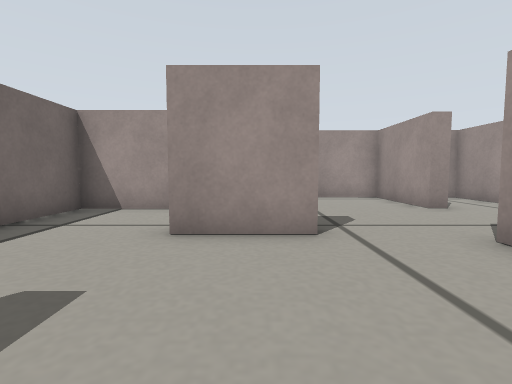
view 1 (above)

14 first-person views from a walk through a world built for the Gazebo simulator. The camera is 0.19 m above the floor, tilts 4° down and sees 85° across. The floor is counted in squares, 0.2 m on a side. Each view is taken from the middle of a square. On the plan, view 1 faces up. The plan holds only what a view shows up to about 11 squares ahead; the rest is blank.

view 2
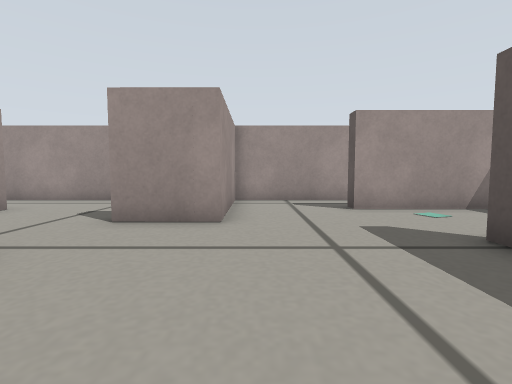

view 3
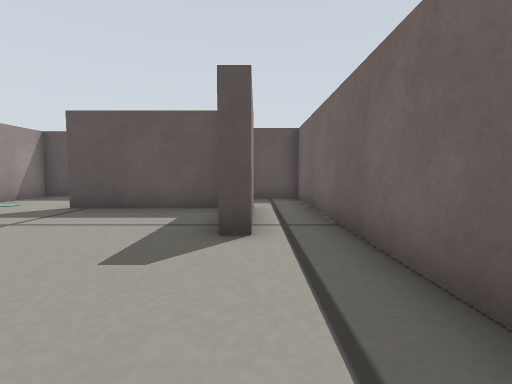

view 4
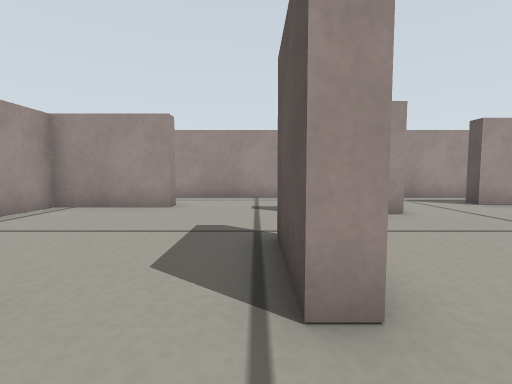

view 5
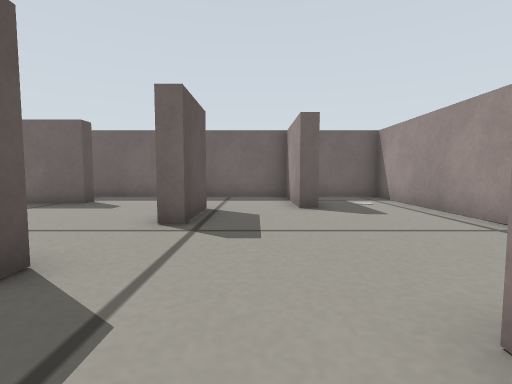

view 6
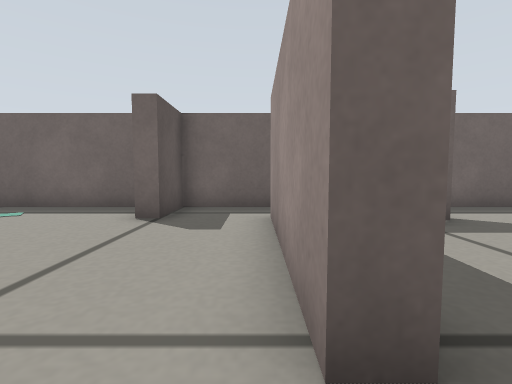

view 7
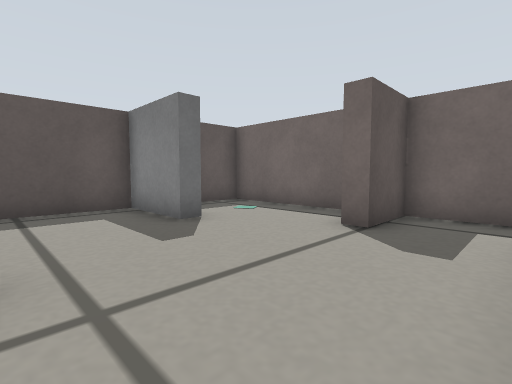

view 8
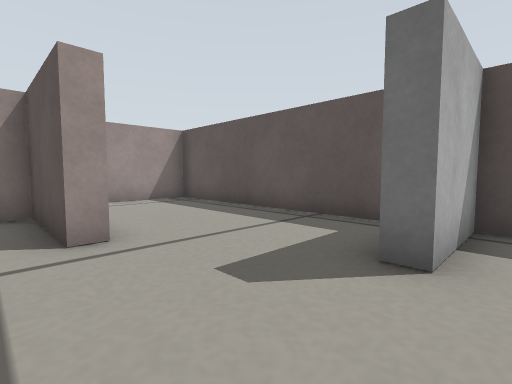

view 9
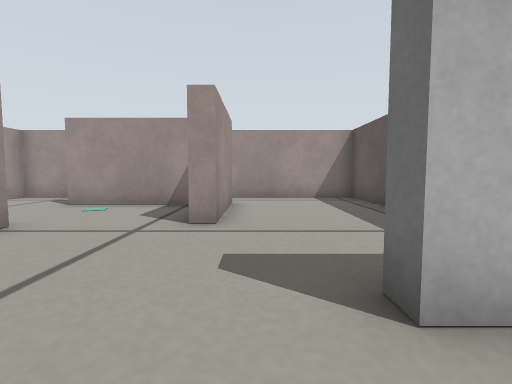

view 10
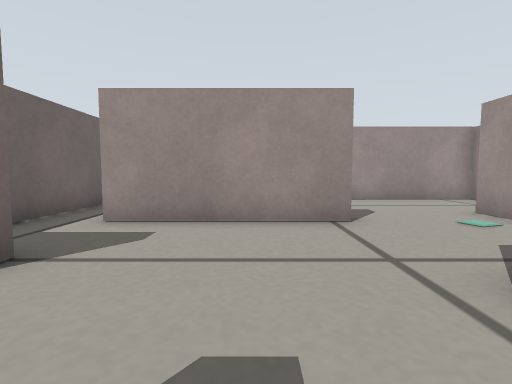

view 11
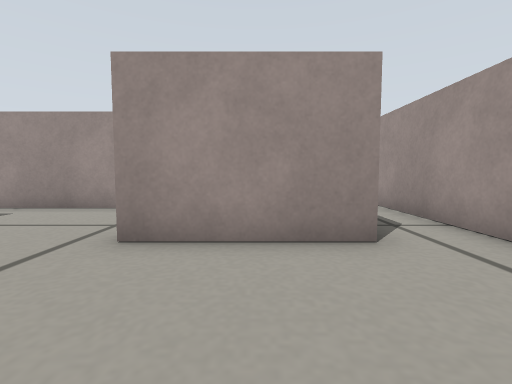

view 12
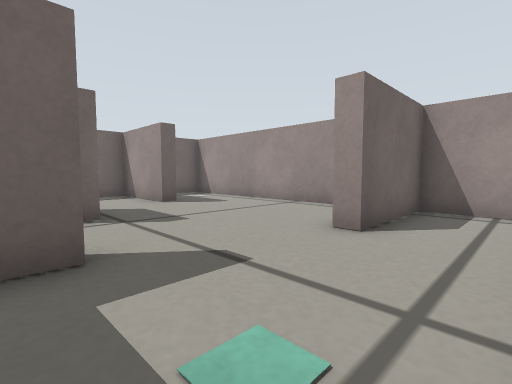

view 13
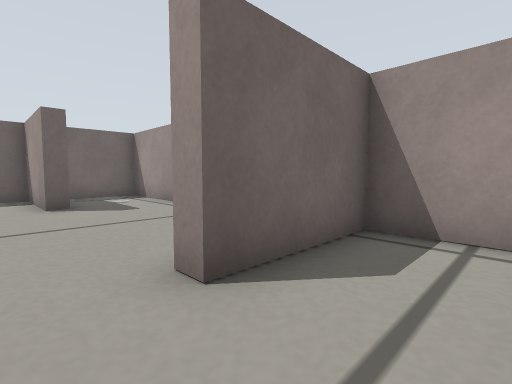

view 14
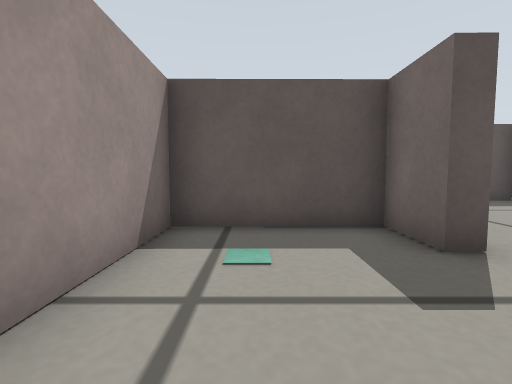

### Floor plan
Ten units are one square. View 1 is at (0, 0); x grows to the right and y downward. Boxes are objects, and circles mark ways between rooms. Rooms are numbered by the first view taken in them; rooms with no view inside come last. Other rooms are left out.
<svg viewBox="-50 -111 130 222">
<path fill="none" stroke="#000" d="M-25 22 18 22 18 27 -30 27M-30 -8 -24 -8 -24 10M9 -42 -13 -42 -13 -47 9 -47 9 -42M57 63 21 63 21 58 51 58 51 15 58 15M-45 62 -45 105 -13 105 -13 80 -9 80 -9 105 75 106 75 -17 33 -17 33 -37 38 -37M46 -73 46 -105 -45 -106 -45 -82M-14 -78 -14 -72 -45 -72 -45 50 -27 50 -27 55M38 -37 38 -22 75 -22 75 -105 51 -105 51 -73 46 -73"/>
<circle cx="50" cy="-55" r="3" fill="#2a7"/>
<text x="10" y="10">1</text>
<text x="60" y="-60">2</text>
</svg>
Room 1 opens to room 2.

Where each view was taken, in squares from view 1:
view 1: 0 up, 0 right, facing up
view 2: 1 up, 2 left, facing right
view 3: 5 up, 3 left, facing down
view 4: 5 up, 3 left, facing right
view 5: 6 up, 6 right, facing left
view 6: 3 down, 3 right, facing left
view 7: 3 down, 2 right, facing down-left
view 8: 5 down, 2 left, facing down-right
view 9: 7 down, 3 left, facing right
view 10: 8 down, 0 right, facing up
view 11: 10 down, 4 right, facing up
view 12: 3 up, 7 right, facing up-left
view 13: 6 up, 7 right, facing up-left
view 14: 7 up, 6 right, facing down
